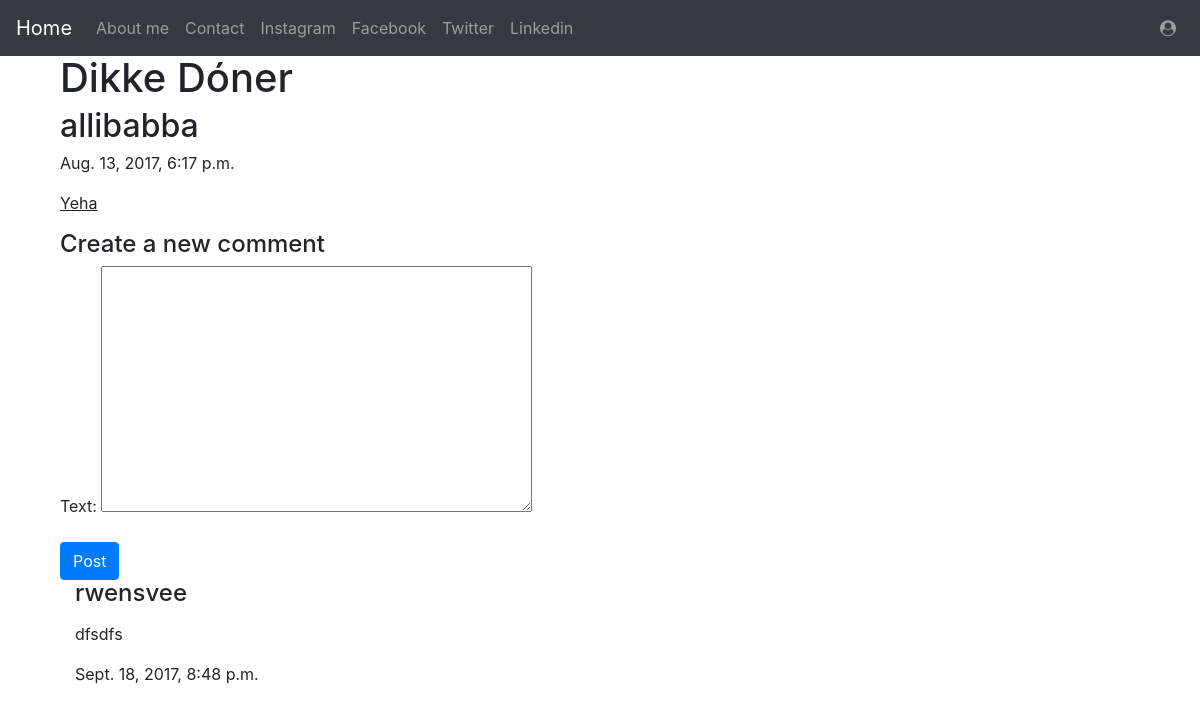
Screenshot of /posts/dikke-doner/ with the database file from the repository.
### posts/models.py (models this page shows, shortened)
class Post(models.Model):
    author = models.ForeignKey(User,related_name='posts')
    title = models.CharField(max_length=400)
    slug = models.SlugField(allow_unicode=True,unique=True,default='')
    second_title = models.CharField(max_length=400)
    text = models.TextField()
    text_html = models.TextField(editable=False,default='',blank=True)
    created_date = models.DateTimeField(default=timezone.now)
    published_date = models.DateTimeField(blank=True, null=True)
    class Meta():
        ordering = ['title']

### comments/models.py (models this page shows, shortened)
class Comment(models.Model):
    post = models.ForeignKey('posts.Post',on_delete=models.CASCADE,related_name='postcomments')
    author = models.ForeignKey(User,related_name='usercomments')
    text = models.TextField()
    text_html = models.TextField(editable=False,default='',blank=True)
    created_date = models.DateTimeField(default=timezone.now)

### posts/views.py (the view, shortened to what this page needs)
# urls.py: url(r'^posts/(?P<slug>[-\w]+)/$',views.PostSDetailView.as_view(),name='post_detail'),
class PostSDetailView(generic.DetailView):
    model = Post
    def get_context_data(self,**kwargs):
        context = super(PostSDetailView,self).get_context_data(**kwargs)
        context['form'] = CommentForm()
        return context

### comments/forms.py
class CommentForm(forms.ModelForm):
    class Meta:
        model = Comment
        fields = ('text',)
        widgets = {
            'text': forms.Textarea(attrs={'class': 'editable medium-editor-textarea'}),
        }

### posts/templates/posts/post_detail.html
{% extends "posts/post_base.html" %}
{% load bootstrap4 %}
{% block post_content %}
<div class="col-md-8">
  {% include "posts/_post.html" %}
</div>
<div class="col-md-8">
  {% include "comments/comment_form.html" %}
</div>
{% for comment in post.postcomments.all %}
  <div class="comments-space col-md-8">
    {% include "comments/_comment.html" %}
  </div>
{% endfor %}
{% endblock post_content %}

### posts/templates/posts/_post.html (shortened to what this page needs)
<h1 class='posttitle'>{{post.title}}</h1>
<h2 class='posttitle'>{{post.second_title}}</h2>
{% if post.published_date %}
<div class="date postdate">
  {{post.published_date}}
</div>
{% endif %}
<p class='postcontent '> {{ post.text|safe|linebreaksbr}} </p>

### comments/templates/comments/_comment.html (shortened to what this page needs)
<div class="container">
  <h4>{{ comment.author }}</h4>
  <p>{{comment.text_html|safe}}</p>
  <p class='small-time'> {{comment.created_date}} </p>
</div>

### static/css/master.css (style rules this page uses)
h1 { color: green; }

### rows the page displays
Post: title "Dikke Dóner", second_title "allibabba", published_date "Aug. 13, 2017, 6:17 p.m.", text "Yeha"
Comment: author "rwensvee", text_html "dfsdfs", created_date "Sept. 18, 2017, 8:48 p.m."
